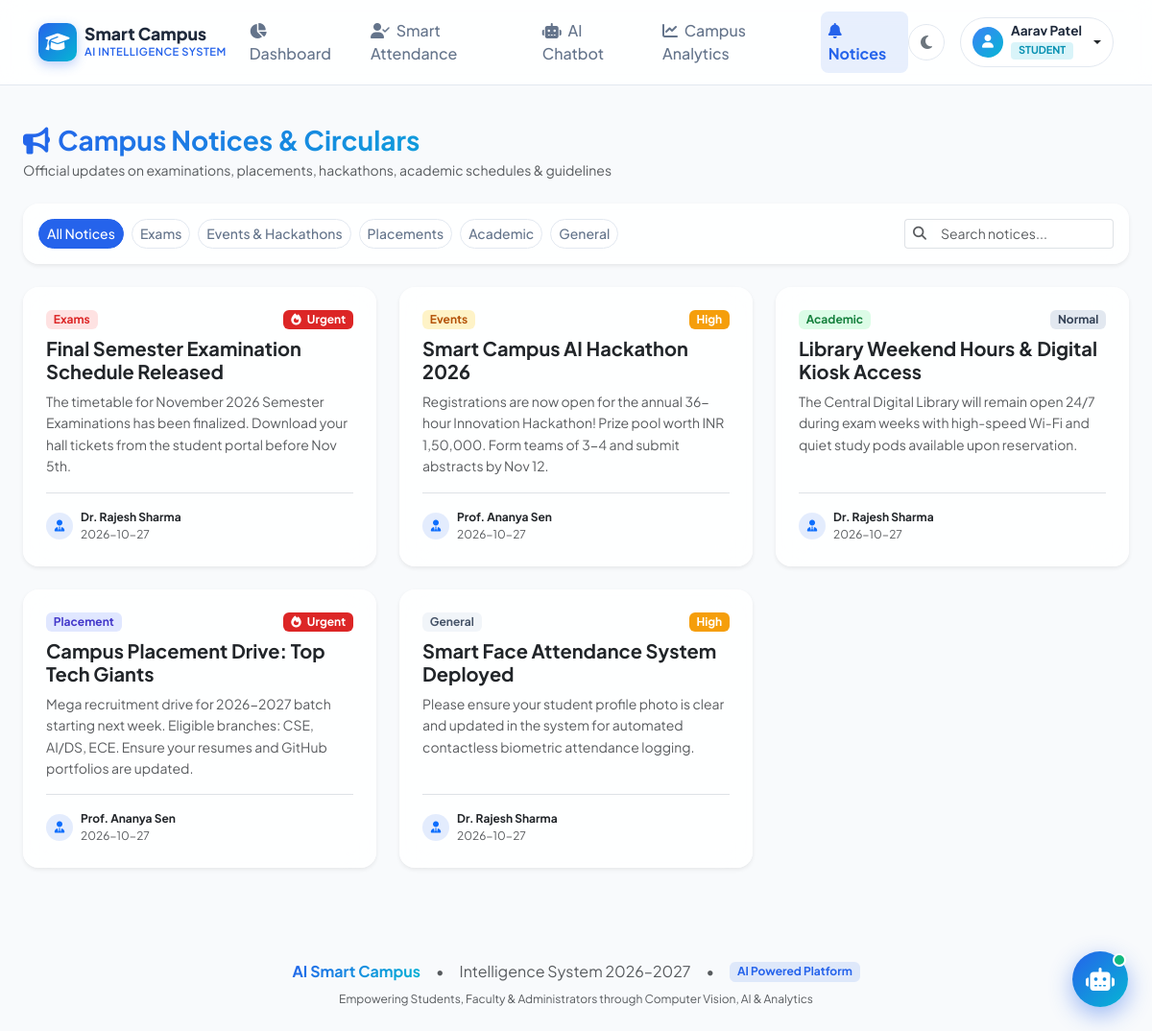
The page /notifications (signed in) on the database its author committed.
### tables this page shows
CREATE TABLE users (
    id INTEGER PRIMARY KEY AUTOINCREMENT,
    roll_number VARCHAR(50) UNIQUE,
    name VARCHAR(100) NOT NULL,
    email VARCHAR(120) UNIQUE NOT NULL,
    password_hash VARCHAR(255) NOT NULL,
    role VARCHAR(20) NOT NULL DEFAULT 'student', -- 'student', 'faculty', 'admin'
    department VARCHAR(100) DEFAULT 'Computer Science & Engineering',
    semester INTEGER DEFAULT 6,
    phone VARCHAR(20) DEFAULT '+91 98765 43210',
    face_image VARCHAR(255) DEFAULT 'default_avatar.png',
    cgpa REAL DEFAULT 8.75,
    created_at TIMESTAMP DEFAULT CURRENT_TIMESTAMP
);

CREATE TABLE notifications (
    id INTEGER PRIMARY KEY AUTOINCREMENT,
    title VARCHAR(200) NOT NULL,
    content TEXT NOT NULL,
    category VARCHAR(50) NOT NULL DEFAULT 'General', -- 'Exams', 'Events', 'Academic', 'Placement', 'General'
    priority VARCHAR(20) NOT NULL DEFAULT 'Normal', -- 'Urgent', 'High', 'Normal'
    author_id INTEGER,
    created_at TIMESTAMP DEFAULT CURRENT_TIMESTAMP,
    target_role VARCHAR(20) DEFAULT 'all', -- 'all', 'student', 'faculty'
    FOREIGN KEY (author_id) REFERENCES users(id)
);

### app.py (the view)
@app.route('/notifications')
@login_required
def notifications():
    conn = get_db_connection()
    notices = conn.execute("""
        SELECT n.*, u.name as author_name, u.role as author_role
        FROM notifications n
        LEFT JOIN users u ON n.author_id = u.id
        ORDER BY n.created_at DESC
    """).fetchall()
    conn.close()
    return render_template('notifications.html', notices=notices)

### app.py (called while the page is built)
def login_required(f):
    @wraps(f)
    def decorated_function(*args, **kwargs):
        if 'user_id' not in session:
            flash("Please sign in to access this page.", "warning")
            return redirect(url_for('login'))
        return f(*args, **kwargs)
    return decorated_function

def get_current_user():
    if 'user_id' not in session:
        return None
    conn = get_db_connection()
    user = conn.execute("SELECT * FROM users WHERE id = ?", (session['user_id'],)).fetchone()
    conn.close()
    return user

@app.context_processor
def inject_user():
    return dict(current_user=get_current_user(), now=datetime.now())

### database/db.py (called while the page is built)
def get_db_connection():
    conn = sqlite3.connect(DB_PATH)
    conn.row_factory = sqlite3.Row
    return conn

### templates/notifications.html (shortened to what this page needs)
{% extends 'base.html' %}
{% block content %}
<div class="container-fluid px-lg-4 py-4">
    <div class="d-flex flex-wrap justify-content-between align-items-center gap-3 mb-4">
        <div>
            <h3 class="fw-bold text-gradient mb-1">
                <i class="fa-solid fa-bullhorn me-2"></i>Campus Notices & Circulars
            </h3>
            <p class="text-muted small mb-0">Official updates on examinations, placements, hackathons, academic schedules & guidelines</p>
        </div>
    </div>
    <div class="card card-glass border-0 shadow-sm mb-4">
        <div class="card-body p-3 d-flex flex-wrap justify-content-between align-items-center gap-3">
            <div class="d-flex flex-wrap gap-2" id="noticeCategoryFilters">
                <button class="btn btn-sm btn-category-filter active" onclick="filterCategory('all', this)">All Notices</button>
                <button class="btn btn-sm btn-category-filter" onclick="filterCategory('exams', this)">Exams</button>
                <button class="btn btn-sm btn-category-filter" onclick="filterCategory('events', this)">Events & Hackathons</button>
                <button class="btn btn-sm btn-category-filter" onclick="filterCategory('placement', this)">Placements</button>
                <button class="btn btn-sm btn-category-filter" onclick="filterCategory('academic', this)">Academic</button>
                <button class="btn btn-sm btn-category-filter" onclick="filterCategory('general', this)">General</button>
            </div>
            <div class="d-flex align-items-center" style="max-width: 320px;">
                <div class="input-group input-group-sm">
                    <span class="input-group-text bg-transparent border-end-0 text-muted">
                        <i class="fa-solid fa-magnifying-glass"></i>
                    </span>
                    <input type="text" id="noticeSearchInput" class="form-control border-start-0" placeholder="Search notices..." onkeyup="filterNoticeCards()">
                </div>
            </div>
        </div>
    </div>
    <div class="row g-4" id="noticesContainer">
        {% for n in notices %}
        <div class="col-md-6 col-lg-4 notice-card-wrapper" data-category="{{ n.category|lower }}">
            <div class="card card-glass border-0 shadow-sm h-100 p-3 p-md-4 d-flex flex-column justify-content-between">
                <div>
                    <div class="d-flex justify-content-between align-items-center mb-2">
                        <span class="badge badge-category-{{ n.category|lower }}">{{ n.category }}</span>
                        <span class="badge badge-priority-{{ n.priority|lower }}">
                            {% if n.priority == 'Urgent' %}<i class="fa-solid fa-fire me-1"></i>{% endif %}
                            {{ n.priority }}
                        </span>
                    </div>
                    <h5 class="fw-bold text-dark mb-2 notice-title">{{ n.title }}</h5>
                    <p class="text-muted small notice-content mb-3" style="line-height: 1.6;">
                        {{ n.content }}
                    </p>
                </div>
                <div class="border-top pt-3 d-flex justify-content-between align-items-center font-xs text-muted">
                    <div class="d-flex align-items-center gap-2">
                        <div class="user-avatar-xs bg-soft-primary text-primary">
                            <i class="fa-solid fa-user-tie"></i>
                        </div>
                        <div>
                            <span class="fw-bold text-dark d-block">{{ n.author_name or 'Administration' }}</span>
                            <span class="text-muted font-xs">{{ n.created_at.split(' ')[0] if n.created_at else 'Today' }}</span>
                        </div>
                    </div>
                </div>
            </div>
        </div>
        {% else %}
        <div class="col-12 text-center py-5 text-muted">
            <i class="fa-regular fa-bell-slash fs-1 mb-3"></i>
            <h5>No announcements posted yet</h5>
            <p class="small">Check back later for examination schedules, placement notices, and campus events.</p>
        </div>
        {% endfor %}
    </div>
</div>
{% endblock %}

### templates/base.html (shortened to what this page needs)
<!DOCTYPE html>
<html lang="en">
<head>
    <link rel="stylesheet" href="https://cdnjs.cloudflare.com/ajax/libs/font-awesome/6.5.1/css/all.min.css">
    <link href="https://cdn.jsdelivr.net/npm/bootstrap@5.3.3/dist/css/bootstrap.min.css" rel="stylesheet">
    <link rel="stylesheet" href="{{ url_for('static', filename='css/style.css') }}">
</head>
<body class="theme-light">
    <nav class="navbar navbar-expand-lg navbar-glass sticky-top">
        <div class="container-fluid px-lg-4">
            <a class="navbar-brand d-flex align-items-center gap-2" href="{{ url_for('dashboard') if session.get('user_id') else url_for('login') }}">
                <div class="brand-logo-icon">
                    <i class="fa-solid fa-graduation-cap"></i>
                </div>
                <div class="d-flex flex-column">
                    <span class="brand-title">Smart Campus</span>
                    <span class="brand-subtitle">AI Intelligence System</span>
                </div>
            </a>
            {% if session.get('user_id') %}
            <div class="collapse navbar-collapse" id="navbarContent">
                <ul class="navbar-nav mx-auto mb-2 mb-lg-0 gap-lg-2">
                    <li class="nav-item">
                        <a class="nav-link {% if request.endpoint == 'dashboard' %}active{% endif %}" href="{{ url_for('dashboard') }}">
                            <i class="fa-solid fa-chart-pie me-1"></i> Dashboard
                        </a>
                    </li>
                    <li class="nav-item">
                        <a class="nav-link {% if request.endpoint == 'attendance' %}active{% endif %}" href="{{ url_for('attendance') }}">
                            <i class="fa-solid fa-user-check me-1"></i> Smart Attendance
                        </a>
                    </li>
                    <li class="nav-item">
                        <a class="nav-link {% if request.endpoint == 'chatbot' %}active{% endif %}" href="{{ url_for('chatbot') }}">
                            <i class="fa-solid fa-robot me-1"></i> AI Chatbot
                        </a>
                    </li>
                    <li class="nav-item">
                        <a class="nav-link {% if request.endpoint == 'analytics' %}active{% endif %}" href="{{ url_for('analytics') }}">
                            <i class="fa-solid fa-chart-line me-1"></i> Campus Analytics
                        </a>
                    </li>
                    <li class="nav-item">
                        <a class="nav-link {% if request.endpoint == 'notifications' %}active{% endif %}" href="{{ url_for('notifications') }}">
                            <i class="fa-solid fa-bell me-1"></i> Notices
                        </a>
                    </li>
                </ul>
                <div class="d-flex align-items-center gap-3">
                    <button class="btn btn-icon-round" id="themeToggleBtn" title="Toggle Dark/Light Mode">
                        <i class="fa-solid fa-moon" id="themeIcon"></i>
                    </button>
                    <div class="dropdown">
                        <button class="btn user-profile-btn dropdown-toggle d-flex align-items-center gap-2" type="button" data-bs-toggle="dropdown">
                            <div class="user-avatar-sm">
                                <i class="fa-solid fa-user"></i>
                            </div>
                            <div class="text-start d-none d-md-block">
                                <div class="user-name-label">{{ session.get('name', 'User') }}</div>
                                <span class="badge badge-role-{{ session.get('role', 'student') }}">{{ session.get('role', 'student')|upper }}</span>
                            </div>
                        </button>
                    </div>
                </div>
            </div>
            {% else %}
            <div class="ms-auto d-flex gap-2">
                <a href="{{ url_for('login') }}" class="btn btn-outline-primary btn-sm px-3">Sign In</a>
                <a href="{{ url_for('register') }}" class="btn btn-primary btn-sm px-3">Register</a>
            </div>
            {% endif %}
        </div>
    </nav>
    <main class="main-content">
        {% block content %}{% endblock %}
    </main>
    {% if session.get('user_id') and request.endpoint != 'chatbot' %}
    <div class="floating-chatbot-container">
        <button class="floating-chat-trigger" id="floatingChatTrigger" title="Open AI Smart Assistant">
            <i class="fa-solid fa-robot fa-bounce"></i>
            <span class="chat-badge-pulse"></span>
        </button>
    </div>
    {% endif %}
    <footer class="footer-modern py-4 mt-5">
        <div class="container text-center">
            <div class="d-flex flex-wrap justify-content-center align-items-center gap-3 mb-2">
                <span class="fw-bold text-gradient">AI Smart Campus</span>
                <span class="text-muted">•</span>
                <span class="text-muted">Intelligence System 2026–2027</span>
                <span class="text-muted">•</span>
                <span class="badge bg-soft-primary">AI Powered Platform</span>
            </div>
            <p class="text-muted font-xs mb-0">Empowering Students, Faculty & Administrators through Computer Vision, AI & Analytics</p>
        </div>
    </footer>
</body>
</html>

### rows shown on the page
users: get "Aarav Patel"
notifications: category "Exams", priority "Urgent", title "Final Semester Examination Schedule Released", content "The timetable for November 2026 Semester Examinations has been finalized. Download your hall tickets from the student portal before Nov 5th.", name "Dr. Rajesh Sharma", created_at "2026-10-27"
notifications: category "Events", priority "High", title "Smart Campus AI Hackathon 2026", content "Registrations are now open for the annual 36-hour Innovation Hackathon! Prize pool worth INR 1,50,000. Form teams of 3-4 and submit abstracts by Nov 12.", name "Prof. Ananya Sen", created_at "2026-10-27"
notifications: category "Academic", priority "Normal", title "Library Weekend Hours & Digital Kiosk Access", content "The Central Digital Library will remain open 24/7 during exam weeks with high-speed Wi-Fi and quiet study pods available upon reservation.", name "Dr. Rajesh Sharma", created_at "2026-10-27"
notifications: category "Placement", priority "Urgent", title "Campus Placement Drive: Top Tech Giants", content "Mega recruitment drive for 2026-2027 batch starting next week. Eligible branches: CSE, AI/DS, ECE. Ensure your resumes and GitHub portfolios are updated.", name "Prof. Ananya Sen", created_at "2026-10-27"
notifications: category "General", priority "High", title "Smart Face Attendance System Deployed", content "Please ensure your student profile photo is clear and updated in the system for automated contactless biometric attendance logging.", name "Dr. Rajesh Sharma", created_at "2026-10-27"

### other values the page prints
{{ session.get('role', 'student')|upper }} "STUDENT"
